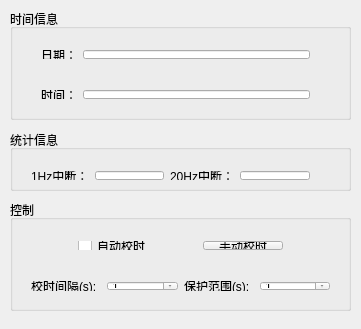
<?xml version="1.0" encoding="UTF-8"?>
<ui version="4.0">
 <class>MainWindow</class>
 <widget class="QMainWindow" name="MainWindow">
  <property name="geometry">
   <rect>
    <x>0</x>
    <y>0</y>
    <width>361</width>
    <height>329</height>
   </rect>
  </property>
  <property name="windowTitle">
   <string>MainWindow</string>
  </property>
  <widget class="QWidget" name="centralWidget">
   <widget class="QGroupBox" name="groupBox">
    <property name="geometry">
     <rect>
      <x>10</x>
      <y>9</y>
      <width>341</width>
      <height>111</height>
     </rect>
    </property>
    <property name="title">
     <string>时间信息</string>
    </property>
    <widget class="QWidget" name="horizontalLayoutWidget">
     <property name="geometry">
      <rect>
       <x>20</x>
       <y>30</y>
       <width>291</width>
       <height>31</height>
      </rect>
     </property>
     <layout class="QHBoxLayout" name="horizontalLayout_5">
      <item>
       <widget class="QLabel" name="label_5">
        <property name="text">
         <string>日期：</string>
        </property>
       </widget>
      </item>
      <item>
       <widget class="QLineEdit" name="dateView">
        <property name="readOnly">
         <bool>true</bool>
        </property>
       </widget>
      </item>
     </layout>
    </widget>
    <widget class="QWidget" name="horizontalLayoutWidget_2">
     <property name="geometry">
      <rect>
       <x>20</x>
       <y>70</y>
       <width>291</width>
       <height>31</height>
      </rect>
     </property>
     <layout class="QHBoxLayout" name="horizontalLayout_6">
      <item>
       <widget class="QLabel" name="label_6">
        <property name="text">
         <string>时间：</string>
        </property>
       </widget>
      </item>
      <item>
       <widget class="QLineEdit" name="time_view">
        <property name="readOnly">
         <bool>true</bool>
        </property>
       </widget>
      </item>
     </layout>
    </widget>
   </widget>
   <widget class="QGroupBox" name="groupBox_2">
    <property name="geometry">
     <rect>
      <x>10</x>
      <y>200</y>
      <width>341</width>
      <height>111</height>
     </rect>
    </property>
    <property name="title">
     <string>控制</string>
    </property>
    <widget class="QWidget" name="horizontalLayoutWidget_5">
     <property name="geometry">
      <rect>
       <x>10</x>
       <y>30</y>
       <width>321</width>
       <height>31</height>
      </rect>
     </property>
     <layout class="QHBoxLayout" name="horizontalLayout_8">
      <item>
       <spacer name="horizontalSpacer_5">
        <property name="orientation">
         <enum>Qt::Horizontal</enum>
        </property>
        <property name="sizeHint" stdset="0">
         <size>
          <width>40</width>
          <height>20</height>
         </size>
        </property>
       </spacer>
      </item>
      <item>
       <widget class="QCheckBox" name="adjust_check">
        <property name="text">
         <string>自动校时</string>
        </property>
       </widget>
      </item>
      <item>
       <spacer name="horizontalSpacer_2">
        <property name="orientation">
         <enum>Qt::Horizontal</enum>
        </property>
        <property name="sizeHint" stdset="0">
         <size>
          <width>18</width>
          <height>26</height>
         </size>
        </property>
       </spacer>
      </item>
      <item>
       <widget class="QPushButton" name="buttonManualAdjust">
        <property name="text">
         <string>手动校时</string>
        </property>
       </widget>
      </item>
      <item>
       <spacer name="horizontalSpacer_6">
        <property name="orientation">
         <enum>Qt::Horizontal</enum>
        </property>
        <property name="sizeHint" stdset="0">
         <size>
          <width>40</width>
          <height>20</height>
         </size>
        </property>
       </spacer>
      </item>
     </layout>
    </widget>
    <widget class="QWidget" name="horizontalLayoutWidget_10">
     <property name="geometry">
      <rect>
       <x>10</x>
       <y>70</y>
       <width>321</width>
       <height>32</height>
      </rect>
     </property>
     <layout class="QHBoxLayout" name="horizontalLayout_10">
      <item>
       <widget class="QLabel" name="label_7">
        <property name="text">
         <string>校时间隔(s):</string>
        </property>
       </widget>
      </item>
      <item>
       <widget class="QSpinBox" name="text_adjust_intval">
        <property name="minimum">
         <number>1</number>
        </property>
        <property name="maximum">
         <number>1000</number>
        </property>
       </widget>
      </item>
      <item>
       <widget class="QLabel" name="label_8">
        <property name="text">
         <string>保护范围(s):</string>
        </property>
       </widget>
      </item>
      <item>
       <widget class="QSpinBox" name="text_zero_protect">
        <property name="minimum">
         <number>1</number>
        </property>
        <property name="maximum">
         <number>1000</number>
        </property>
       </widget>
      </item>
     </layout>
    </widget>
   </widget>
   <widget class="QGroupBox" name="groupBox_4">
    <property name="geometry">
     <rect>
      <x>10</x>
      <y>130</y>
      <width>341</width>
      <height>61</height>
     </rect>
    </property>
    <property name="title">
     <string>统计信息</string>
    </property>
    <widget class="QWidget" name="horizontalLayoutWidget_4">
     <property name="geometry">
      <rect>
       <x>10</x>
       <y>30</y>
       <width>301</width>
       <height>31</height>
      </rect>
     </property>
     <layout class="QHBoxLayout" name="horizontalLayout_9">
      <item>
       <widget class="QLabel" name="label_9">
        <property name="text">
         <string>1Hz中断：</string>
        </property>
       </widget>
      </item>
      <item>
       <widget class="QLineEdit" name="Count1Hz_Text">
        <property name="readOnly">
         <bool>true</bool>
        </property>
       </widget>
      </item>
      <item>
       <widget class="QLabel" name="label_10">
        <property name="text">
         <string>20Hz中断：</string>
        </property>
       </widget>
      </item>
      <item>
       <widget class="QLineEdit" name="Count20Hz_Text">
        <property name="readOnly">
         <bool>true</bool>
        </property>
       </widget>
      </item>
     </layout>
    </widget>
   </widget>
  </widget>
 </widget>
 <layoutdefault spacing="6" margin="11"/>
 <resources/>
 <connections/>
</ui>
